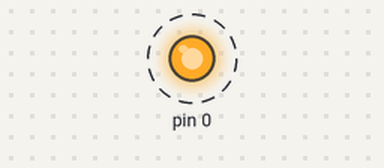
A sketch run on a simulated Arduino Uno, built with avr-gcc and run on an emulated ATmega328P. Shown: output pins drawn as LEDs (lit = HIGH). Dashed ring = blinking.

Above: at 0.05 s.
Timing chart, 0 to 3.0 s (numbered marks = the images above):
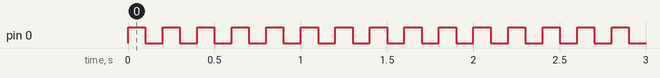

The sketch:

sketch_nov16a.ino
```cpp
int pinLed[10];
void setup() {
  // put your setup code here, to run once:
//Boucle d'initialisation des modes et mise à 0V
  for (int i = 0; i < 10; i++) // i va nous servir pour parcourir le tableau
  {
    pinMode(pinLed[i], OUTPUT); //on utilise les valeurs du tableau
   // digitalWrite(pinLed[i], LOW); // l'une après l'autre
  }
}

void loop() {
  // put your main code here, to run repeatedly:
 for(int i=0; i<10; i++)
  {
    digitalWrite(pinLed[i], HIGH);
  }
  delay(100);
  for(int i=0; i<10; i++)
  {
    digitalWrite(pinLed[i], LOW);
  }
  delay(100);
}
```

Measured:
- by itself, pin 0: alternates HIGH for 0.10 s and LOW for 0.10 s
